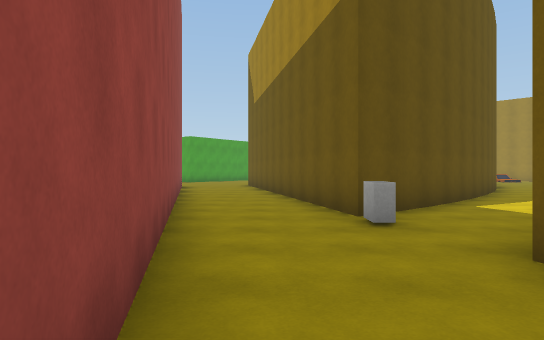
[1] (above)

24 first-person views from a walk through a 3-D level made in the Unity game engine. The camera is 1.4 m above the floor, looks level and sees 75° across. The floor is counted in squares, 2 m on a side. Each view is taken from the middle of a square. On the plan, view 1 faces up. The plan holds only what a view shows up to about 11 squares ahead; the rest is blank. The place goes on beyond the plan. The player is left out. Some surface patterns are stand-ins.

[2]
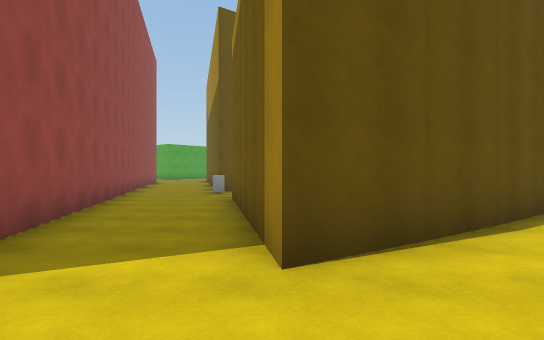

[3]
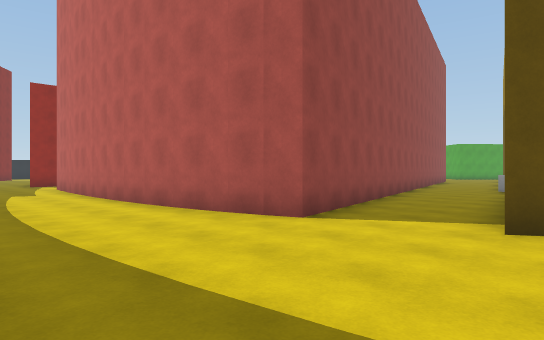

[4]
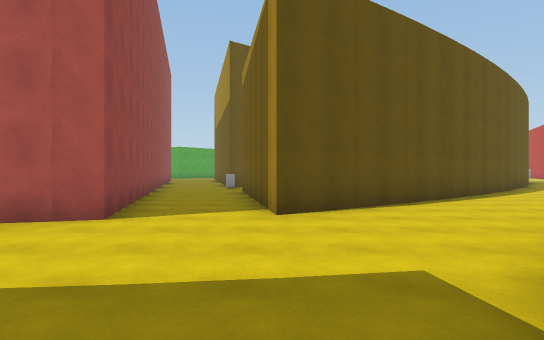

[5]
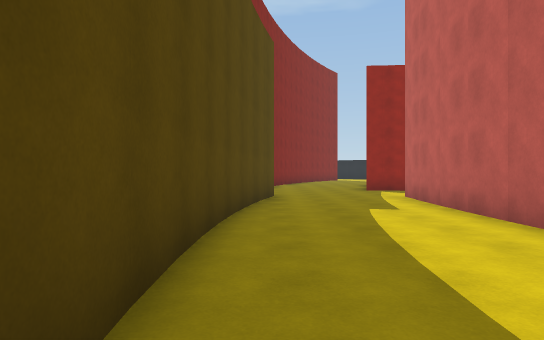

[6]
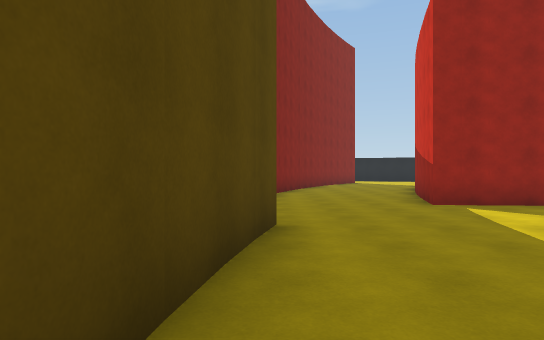

[7]
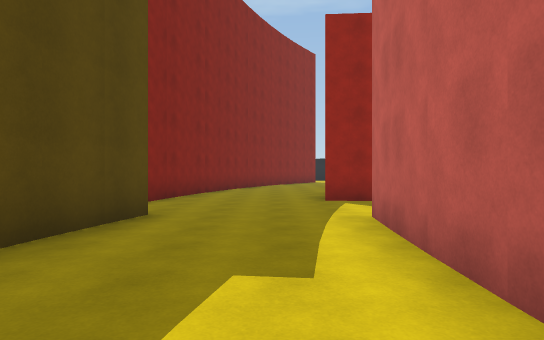

[8]
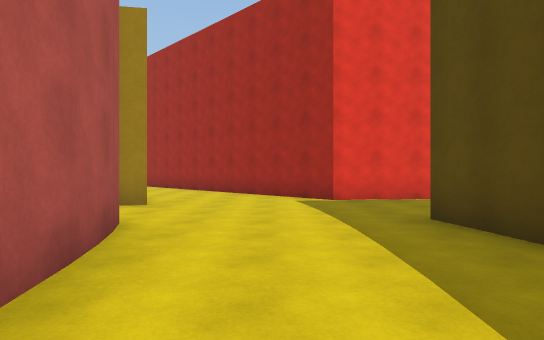

[9]
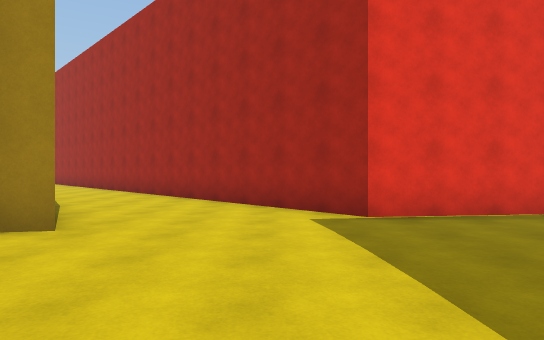

[10]
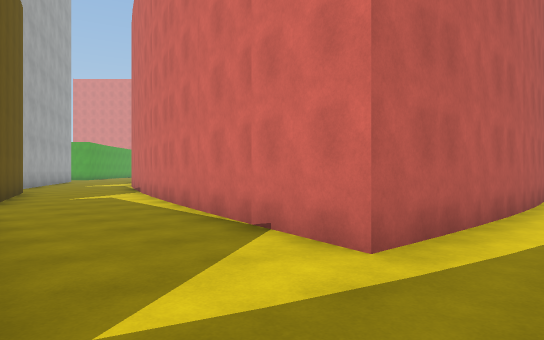

[11]
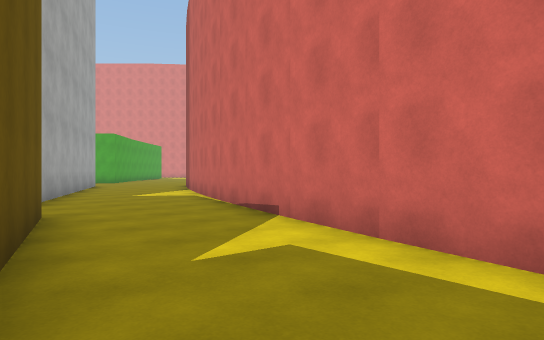

[12]
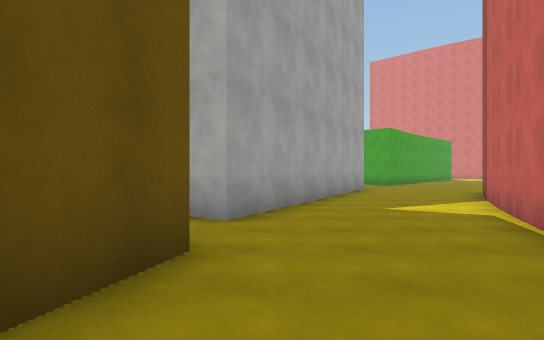

[13]
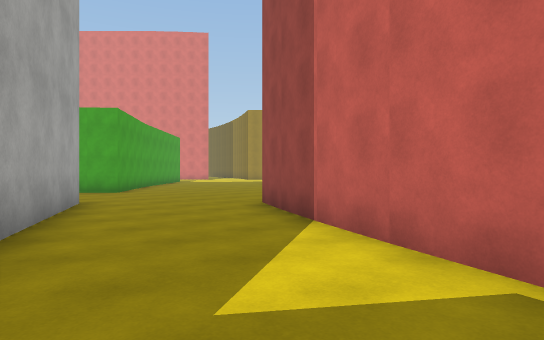

[14]
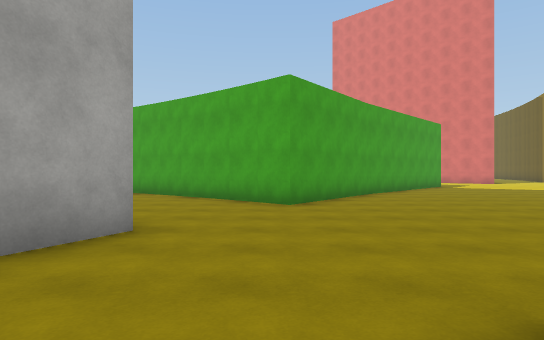

[15]
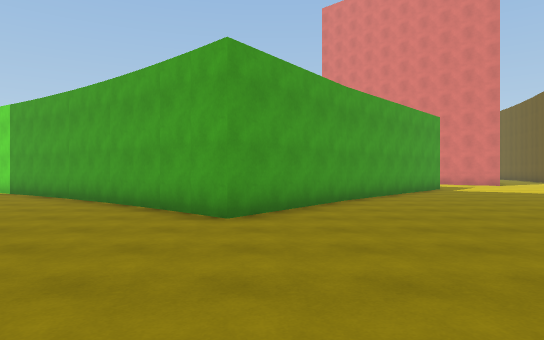

[16]
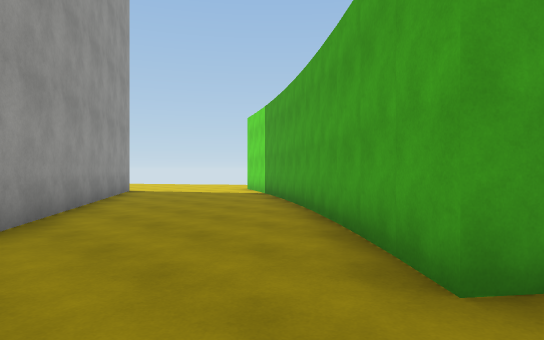

[17]
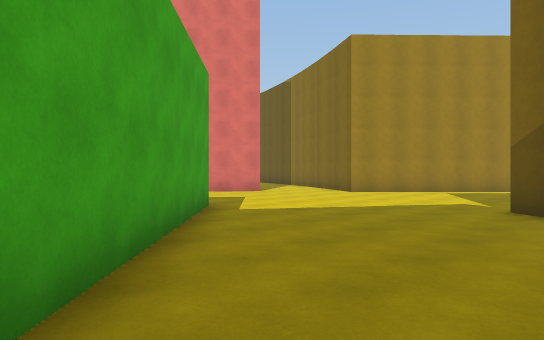

[18]
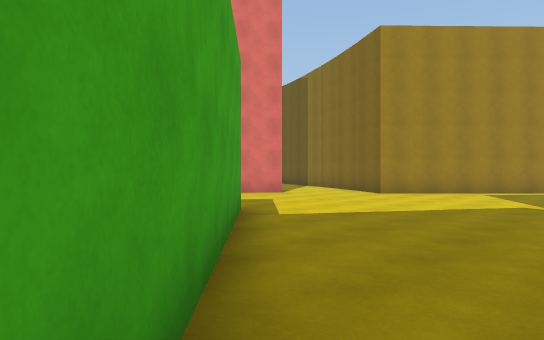

[19]
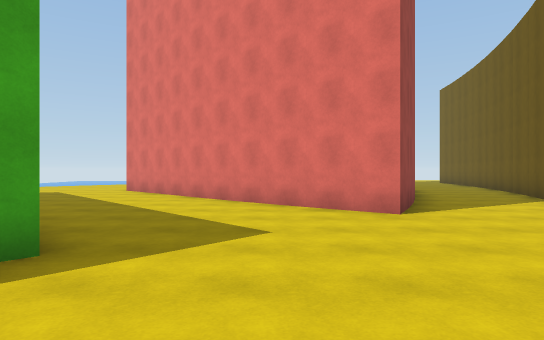

[20]
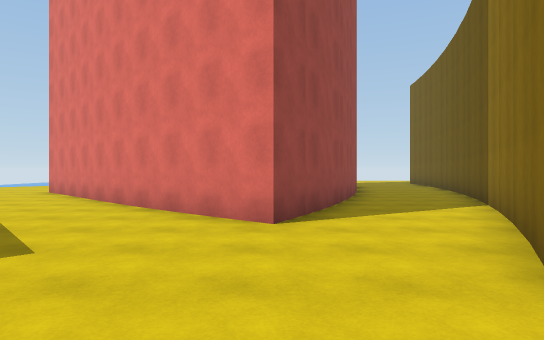

[21]
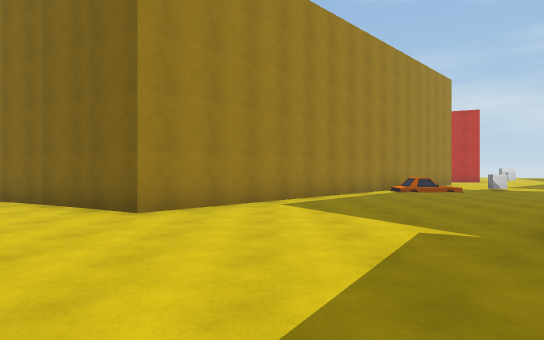

[22]
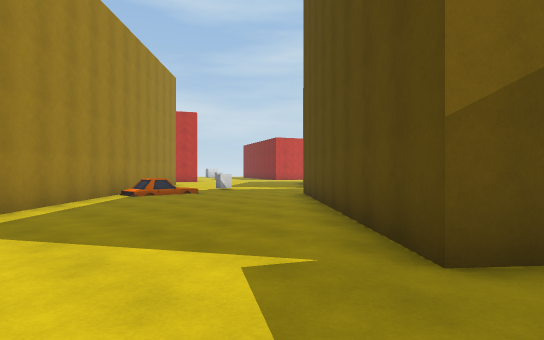

[23]
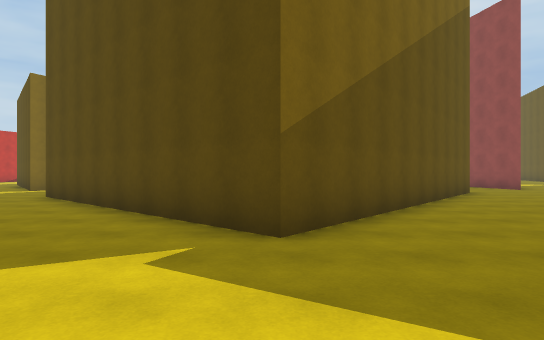

[24]
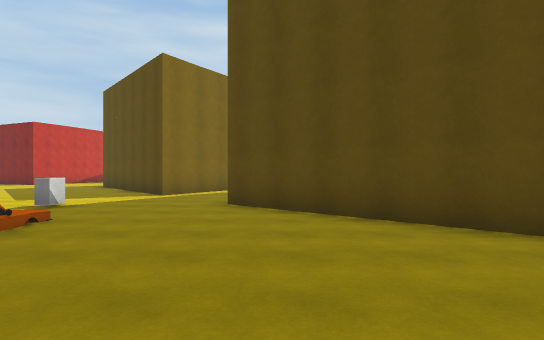

### Floor plan
Points are (right, up) in squares from view 1. A wall is a line through its corners. A room is listed if a view was taken in it or the views show most of it. See-through windows are left out.
Room 1 (views 1, 2, 3, 4, 5, 6, 7, 8, 9, 10)
walls: (-0.6, -4.4) (-3.9, -4.9) (-10.3, -4.6); (0.1, -8.4) (1, -8.3); (-4.8, -8.8) (0.1, -8.5); (-0.6, 1.4) (0.6, -4) (-0.7, -4.4); (4.5, -9.6) (4.3, -7.4) (10, -1.7); (-9.7, -8.3) (-4.7, -8.8); (7.4, -0.5) (3.1, -3.5) (2.2, 1.6); (-10.6, -7.9) (-9.5, -8.2); (-13.1, -4.8) (-16.6, -3.8); (10, 1.9) (7.2, -0.5); (-16, -8.2) (-12.8, -8.7); (-17, -7.8) (-15.9, -8.1)
ways out: opening at (-11.5, -5) to room 2; opening at (0.5, 1) to room 2
Room 2 (views 11, 12, 13, 14, 15, 16, 17, 18, 19, 20, 21, 22, 23, 24)
walls: (-2.3, 23.2) (-4.6, 20.1) (-7.4, 22.7); (-7.4, 22.5) (-10.4, 24.8); (-1, 16.2) (4.9, 23.3) (11, 17.7); (-6.6, 17.2) (-10.6, 8.9) (-11.3, 9.4); (2.1, 27.9) (-2.3, 23.1); (-10.5, 24.6) (-12.3, 25.8); (-4.5, 13.2) (-3.7, 14.5); (-2.8, 10.6) (-0.6, 1.4); (2.6, 33.6) (-0.4, 36.5); (-15, 22.6) (-9, 18.6); (-0.7, 36) (-1.3, 36.5); (6.8, 10.8) (4.9, 8.6); (7.6, 33.5) (6, 30.6) (2.4, 33.5); (5, 8.5) (1.3, 5.3) (0.1, 10.9); (9.8, 31.9) (11.8, 36.8); (12.3, 14) (13, 15.3) (14, 14); (14.9, 21.3) (7.7, 28.2) (10, 31.9); (-7.8, 6.1) (-4.6, 13.5); (-10.7, 7.1) (-11.8, 3.5); (8.6, 36.5) (7.5, 33.6); (2.2, 1.6) (2, 2.8); (-10.1, -2.6) (-7.7, 6.2); (-12.9, -2.6) (-13.1, -4.8); (-10.3, -4.6) (-10, -2.6)
ways out: opening at (-11.5, -5) to room 1; opening at (0.5, 1) to room 1
objects: other object (1, 5); other object (13, 21) to (14, 21); other object (14, 18)

Where each view was taken, in squares from view 1:
view 1: 0 up, 0 right, facing up
view 2: 6 down, 3 right, facing up
view 3: 8 down, 4 right, facing up-left
view 4: 9 down, 3 right, facing up
view 5: 8 down, 1 left, facing left
view 6: 8 down, 6 left, facing left
view 7: 6 down, 5 left, facing left
view 8: 6 down, 4 left, facing right
view 9: 6 down, 1 left, facing right
view 10: 6 down, 13 left, facing up-right
view 11: 1 up, 12 left, facing up-right
view 12: 4 up, 10 left, facing up
view 13: 9 up, 9 left, facing up-right
view 14: 13 up, 5 left, facing up
view 15: 15 up, 4 left, facing up
view 16: 18 up, 4 left, facing up-left
view 17: 22 up, 2 left, facing up-right
view 18: 23 up, 2 left, facing up-right
view 19: 25 up, 4 right, facing up
view 20: 26 up, 6 right, facing up
view 21: 26 up, 2 right, facing right
view 22: 26 up, 4 right, facing down-right
view 23: 27 up, 5 right, facing down
view 24: 25 up, 10 right, facing down
